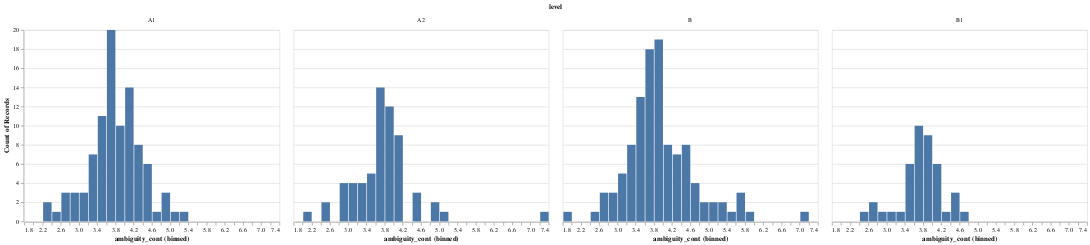

This figure's notebook cell:
### Code cell
alt.Chart(level_amb_df).mark_bar().encode(x = alt.X('ambiguity_cont', bin = alt.Bin(maxbins = 30)), y = 'count()').facet('level')

### Figure 1 — Vega-Lite specification as saved in the notebook (floating-point values rounded to 4 significant figures; data arrays with more than 128 entries replaced by an {"elided": "..."} marker saying what was removed)
{"config": {"view": {"continuousWidth": 400, "continuousHeight": 300}}, "data": {"name": "data-027e704a06acf56bf8649009343713fd"}, "facet": {"type": "nominal", "field": "level"}, "spec": {"mark": "bar", "encoding": {"x": {"type": "quantitative", "bin": {"maxbins": 30}, "field": "ambiguity_cont"}, "y": {"type": "quantitative", "aggregate": "count"}}}, "$schema": "https://vega.github.io/schema/vega-lite/v4.8.1.json", "datasets": {"data-027e704a06acf56bf8649009343713fd": {"elided": "308 records"}}}
